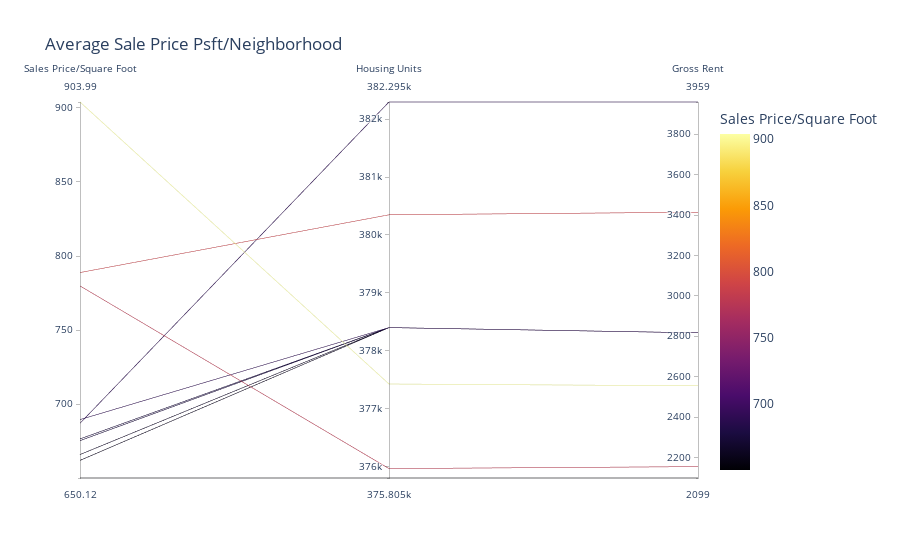

Notebook source saved alongside this figure:
### Code cell
# Answer 6: Parallel Coordinates and Parallel Categories Analysis

# Parallel Coordinates Plot
px.parallel_coordinates(
    top_ten,
    color="sale_price_sqr_foot",
    color_continuous_scale=px.colors.sequential.Inferno,
    title='Average Sale Price Psft/Neighborhood',
    labels={
        'neighborhood': "Neighborhood", 
        'sale_price_sqr_foot':'Sales Price/Square Foot',
        'housing_units':'Housing Units',
        'gross_rent':'Gross Rent',
    },
)

### Figure 1 — Plotly figure (JSON) as saved in the notebook; plotly's stock layout.template omitted (floating-point values rounded to 4 significant figures)
{"data": [{"dimensions": [{"label": "Sales Price/Square Foot", "values": [904.0, 788.8, 779.8, 689.6, 687.1, 676.5, 675.4, 666.0, 662.0, 650.1]}, {"label": "Housing Units", "values": [377400.0, 380348, 376000.0, 378401, 382295, 378401, 378401, 378401, 378401, 375805]}, {"label": "Gross Rent", "values": [2555.0, 3414, 2155.0, 2817.0, 3959, 2817.0, 2817.0, 2817.0, 2817.0, 2099]}], "domain": {"x": [0, 1], "y": [0, 1]}, "line": {"color": [904.0, 788.8, 779.8, 689.6, 687.1, 676.5, 675.4, 666.0, 662.0, 650.1], "coloraxis": "coloraxis"}, "name": "", "type": "parcoords"}], "layout": {"autosize": true, "coloraxis": {"colorbar": {"title": {"text": "Sales Price/Square Foot"}}, "colorscale": [[0, "#000004"], [0.1111, "#1b0c41"], [0.2222, "#4a0c6b"], [0.3333, "#781c6d"], [0.4444, "#a52c60"], [0.5556, "#cf4446"], [0.6667, "#ed6925"], [0.7778, "#fb9b06"], [0.8889, "#f7d13d"], [1, "#fcffa4"]]}, "legend": {"tracegroupgap": 0}, "title": {"text": "Average Sale Price Psft/Neighborhood"}}}
